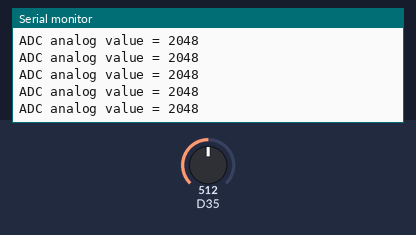
Bench run of a sketch on a simulated Arduino Due. Parts: the last lines printed to the serial monitor. The test bench sets the inputs (shaded band); at power-on: D35 = 512 (analog values on the 0–1023 scale).

Above: at 1.2 s.
1.3 s: D35 set to 716
At 1.31 s:
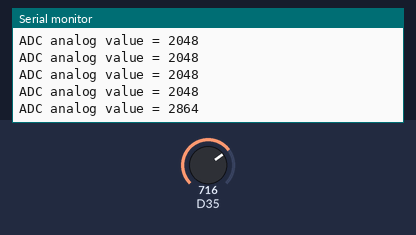
2.8 s: D35 set to 900
At 2.81 s:
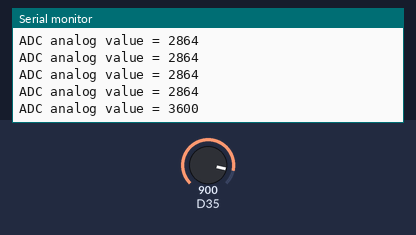
Timing chart, 0 to 5.8 s (numbered marks = the images above; inputs shaded):
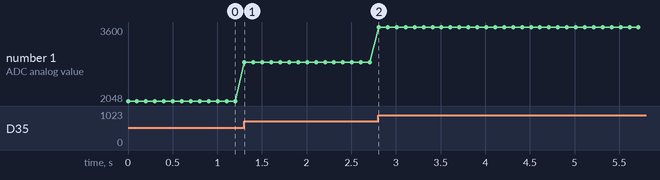

The sketch:

AnalogRead.ino
```cpp
void setup() {
  // initialize serial communication at 115200 bits per second:
  Serial.begin(115200);

  //set the resolution to 12 bits (0-4095)
  analogReadResolution(12);
}

void loop() {
  // read the analog / millivolts value for pin 2:
  int analogValue = analogRead(35);
  // int analogVolts = analogReadMilliVolts();

  // print out the values you read:
  Serial.printf("ADC analog value = %d\n", analogValue);
  // Serial.printf("ADC millivolts value = %d\n", analogVolts);

  delay(100);  // delay in between reads for clear read from serial
}
```

Measured:
- after the input at 1.3 s, the serial monitor: prints a new line at once (image 1)
- after the input at 2.8 s, the serial monitor: prints a new line at once (image 2)
- plotted number 1: 2048 → 2864 after the input at 1.3 s, 2864 → 3600 after the input at 2.8 s
